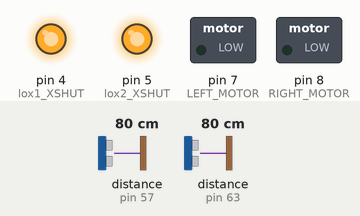
Simulated run of this sketch. Board: Arduino Uno, built with avr-gcc and run on an emulated ATmega328P. On the bench: switched loads named in the sketch (green lamp = pin HIGH), output pins drawn as LEDs (lit = HIGH). The test bench sets the inputs (shaded band); at power-on: distance to the obstacle (sensors on pin 57, pin 63) 80 cm. What the sketch prints to the serial monitor is not drawn.

Above: at 1.6 s.
1.7 s: distance to the obstacle (sensor on pin 57) set to 11 cm
3.2 s: distance to the obstacle (sensor on pin 57) set to 8 cm
At 4.4 s:
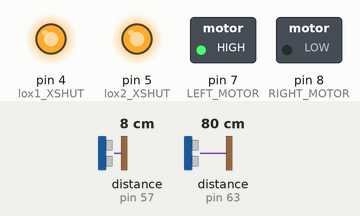
4.8 s: distance to the obstacle (sensor on pin 63) set to 11 cm
6.3 s: distance to the obstacle (sensor on pin 63) set to 8 cm
At 7.4 s:
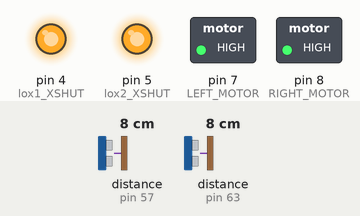
7.9 s: distance to the obstacle (sensor on pin 57) set to 18 cm
At 8.3 s:
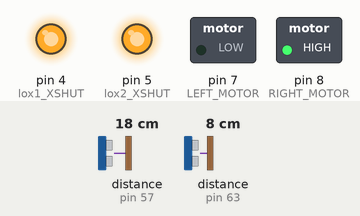
9.4 s: distance to the obstacle (sensor on pin 57) set to 2 cm
At 10.0 s:
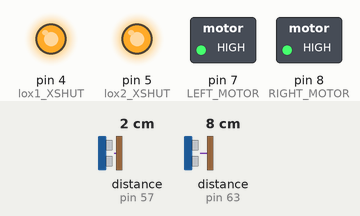
Timing chart, 0 to 12.1 s (numbered marks = the images above; inputs shaded):
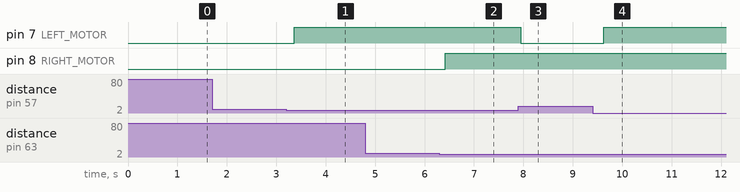

The sketch:

vl5310x_multiple_sensor.ino
```cpp
#include "Adafruit_VL53L0X.h"

//=================Pin define=================
#define lox1_XSHUT  4
#define lox2_XSHUT  5
#define LEFT_MOTOR  7
#define RIGHT_MOTOR 8


#define SENSOR_1 1
#define SENSOR_2 2
#define DISTANCE_ERROR  0xFFFF
#define DISTANCE_OUT_OF_RANGE  0
#define MOTOR_ON  1
#define MOTOR_OFF 0

//#define debug

const unsigned int numReadings_1 = 5;
unsigned int readings_1[numReadings_1];    // the readings from the analog input
unsigned int readIndex_1 = 0;              // the index of the current reading
unsigned int total_1 = 0;                  // the running total
unsigned int sensor_average_1 = 0;         // the average

const unsigned int numReadings_2 = 5;
unsigned int readings_2[numReadings_2];    // the readings from the analog input
unsigned int readIndex_2 = 0;              // the index of the current reading
unsigned int total_2 = 0;                  // the running total
unsigned int sensor_average_2 = 0;         // the average

Adafruit_VL53L0X lox1 = Adafruit_VL53L0X();
Adafruit_VL53L0X lox2 = Adafruit_VL53L0X();
VL53L0X_RangingMeasurementData_t measure1;
VL53L0X_RangingMeasurementData_t measure2;

void setup() {
  Serial.begin(115200);

  // wait until serial port opens for native USB devices
  while (! Serial) {
    delay(1);
  }

  for (int thisReading_1 = 0; thisReading_1 < numReadings_1; thisReading_1++) {
    readings_1[thisReading_1] = 0;
  }

  for (int thisReading_2 = 0; thisReading_2 < numReadings_2; thisReading_2++) {
    readings_2[thisReading_2] = 0;
  }
  pinMode(LEFT_MOTOR, OUTPUT);
  pinMode(RIGHT_MOTOR, OUTPUT);
  digitalWrite(LEFT_MOTOR, MOTOR_OFF);
  digitalWrite(RIGHT_MOTOR, MOTOR_OFF);

  pinMode(lox1_XSHUT, OUTPUT);
  pinMode(lox2_XSHUT, OUTPUT);
  digitalWrite(lox2_XSHUT, LOW);
  digitalWrite(lox1_XSHUT, LOW);
  delay(100);

  //=================Sensor 1=================
  digitalWrite(lox1_XSHUT, HIGH);
  delay(100);
  Serial.println("Adafruit VL53L0X test");
  if (!lox1.begin(0x39)) {
    Serial.println(F("Failed to boot VL53L0X A"));
    while(1);
  }

  //=================Sensor 2=================
  digitalWrite(lox2_XSHUT, HIGH);
  delay(100);
  if (!lox2.begin(0x3F)) {
    Serial.println(F("Failed to boot VL53L0X B"));
    while(1);
  }

  // power
  Serial.println(F("VL53L0X API Simple Ranging example\n\n"));
  digitalWrite(lox1_XSHUT, HIGH);
  digitalWrite(lox2_XSHUT, HIGH);

  delay(100);
}

unsigned int read_sensor( unsigned char select_sensor )
{
  if(select_sensor == SENSOR_1)
  {
    lox1.rangingTest(&measure1, false); // pass in 'true' to get debug data printout!
    if (measure1.RangeStatus != 4)  // phase failures have incorrect data
      return measure1.RangeMilliMeter;
    else
      return DISTANCE_OUT_OF_RANGE;
  }
  else if (select_sensor == SENSOR_2)
  {
    lox2.rangingTest(&measure2, false); // pass in 'true' to get debug data printout!
    if (measure2.RangeStatus != 4)  // phase failures have incorrect data
      return measure2.RangeMilliMeter;
    else
      return DISTANCE_OUT_OF_RANGE;
  }
  else
    return DISTANCE_ERROR;
}

void collect_sensor_value( void )
{
  unsigned int val = 0;

  val = read_sensor(SENSOR_1);
  if(val > 2000)
    val = 0;

    total_1 = total_1 - readings_1[readIndex_1];        // subtract the last reading
    readings_1[readIndex_1] = val; // read from the sensor
    total_1 = total_1 + readings_1[readIndex_1];        // add the reading to the total
    readIndex_1++;                  // advance to the next position in the array

    // if we're at the end of the array...
    if (readIndex_1 >= numReadings_1)
    {
      readIndex_1 = 0;                            // ...wrap around to the beginning:
    }
    sensor_average_1 = total_1 / numReadings_1;              // calculate the average:

  val = read_sensor(SENSOR_2);
  if(val > 2000)
    val = 0;

    total_2 = total_2 - readings_2[readIndex_2];        // subtract the last reading
    readings_2[readIndex_2] = val; // read from the sensor
    total_2 = total_2 + readings_2[readIndex_2];        // add the reading to the total
    readIndex_2++;                  // advance to the next position in the array

    // if we're at the end of the array...
    if (readIndex_2 >= numReadings_2)
    {
      readIndex_2 = 0;                            // ...wrap around to the beginning:
    }
    sensor_average_2 = total_2 / numReadings_2;              // calculate the average:
}


void loop() {

  collect_sensor_value();
  if(sensor_average_1 < 100)
    digitalWrite(LEFT_MOTOR, MOTOR_ON);
  else
    digitalWrite(LEFT_MOTOR, MOTOR_OFF);


  if(sensor_average_2 < 100)
    digitalWrite(RIGHT_MOTOR, MOTOR_ON);
  else
    digitalWrite(RIGHT_MOTOR, MOTOR_OFF);

#ifdef debug
  Serial.print("Reading a measurement...  ");
  Serial.print(sensor_average_1);
  Serial.print("        ");
  Serial.println(sensor_average_2);
#endif

  delay(10);
}
```

Measured:
- the behaviour switches between 10 and 9 cm on distance to the obstacle (sensor on pin 57) (found by bisection; images 0 and 1)
- the behaviour switches between 10 and 9 cm on distance to the obstacle (sensor on pin 63) (found by bisection; images 1 and 2)
- after the input at 1.7 s, every drawn part: stays the same
- after the input at 3.2 s, pin 7 (LEFT_MOTOR): LOW → HIGH after 0.17 s
- after the input at 4.8 s, every drawn part: stays the same
- after the input at 6.3 s, pin 8 (RIGHT_MOTOR): LOW → HIGH after 0.12 s
- after the input at 7.9 s, pin 7 (LEFT_MOTOR): HIGH → LOW at once
- after the input at 9.4 s, pin 7 (LEFT_MOTOR): LOW → HIGH after 0.22 s
